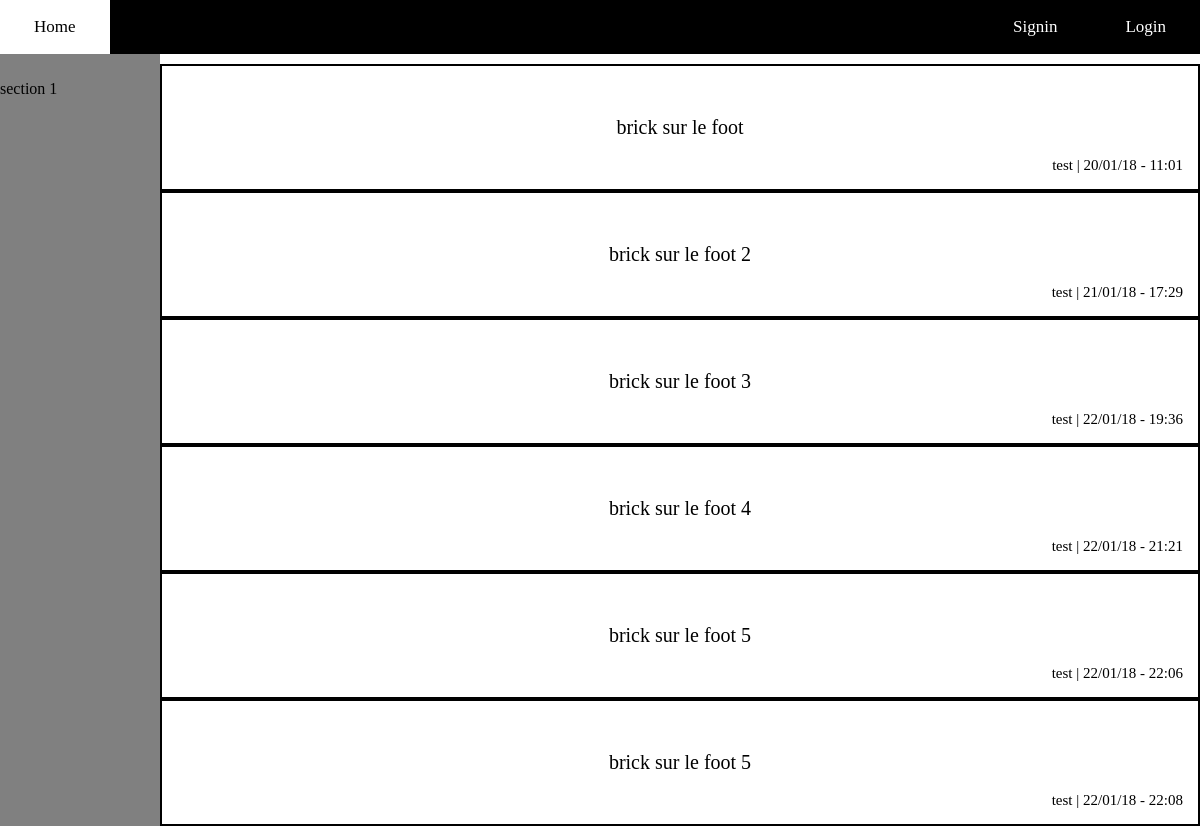
Page /football on the earlier database version.
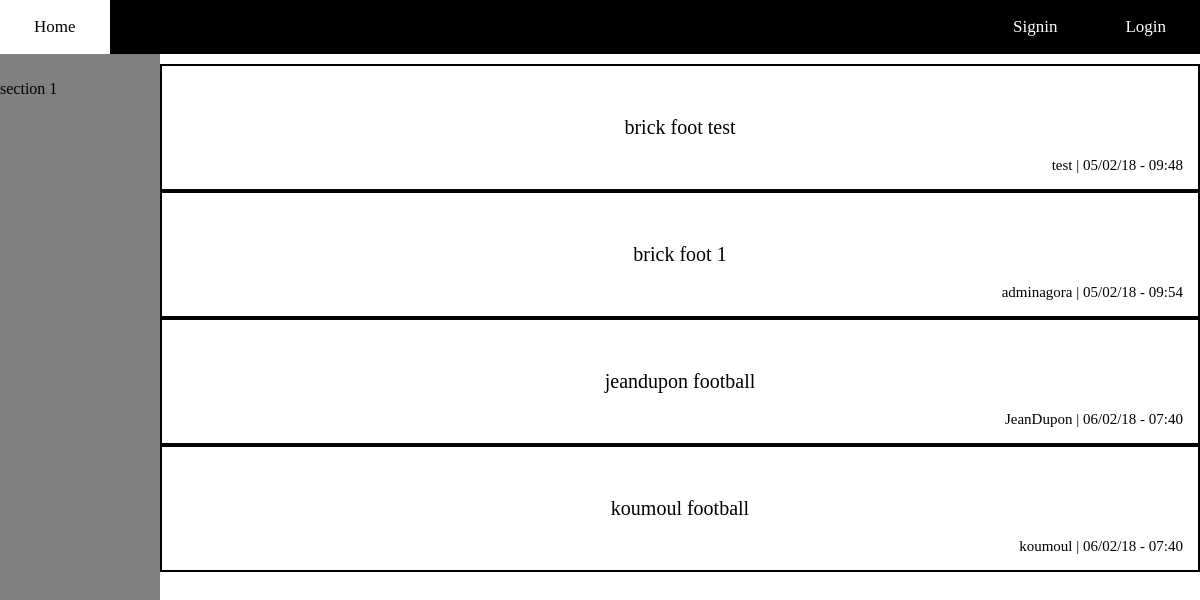
Same page on the later database version.
### wall/models.py (models this page shows)
class UserBrick(models.Model):
    text =  models.TextField(max_length=400, blank=True, null=True)
    url =   models.URLField(blank=True, null=True)
    image = models.ImageField(blank=True, null=True)
    date =  models.DateField(auto_now_add=True, blank=True)
    time =  models.TimeField(auto_now_add=True, blank=True)
    uuid  =  models.UUIDField(default=uuid.uuid4, editable=False)
    autor = models.CharField(max_length=40)
    sport_name = models.CharField(max_length=40)

### sportpage/views.py (the view, shortened to what this page needs)
# urls.py: url(r'^' + sport_name_re + '$', SportView.as_view(), name='sport'),
class SportView(View):
    form_class = UserPostForm
    initial = {'text':'',}
    def get(self, request, sport_name):
        form = self.form_class(initial=self.initial)
        bricks = UserBrick.objects.filter(sport_name=sport_name)
        return render(request, 'sportpage/sport.html', {'sport_name': sport_name, 'form': form, 'bricks': bricks,})

### sportpage/templates/sportpage/sport.html (shortened to what this page needs)
<!DOCTYPE html>
{% extends 'base.html'%}
{% load static %}
	{% block extra_head %}
	<link rel="stylesheet" href="{% static "sportpage/style.css" %}"/>
	<link rel="stylesheet" href="{% static "wall/style.css" %}"/>
	{% endblock %}
	{% block content %}
	<div class="container">
		<section class="section1">
			<p style="padding-top: 4em">section 1</p>
		</section>
		<section class="section2">
			<div class="wallcont" >
				{% block wall %}
				{% include "wall/wall.html" with bricks=bricks %}
				{% endblock %}
			</div>
		</section>
	</div>
	{% endblock %}

### wall/templates/wall/wall.html
{% block wall %}
{% for brick in bricks %}
<div class="brick">
  <div class="text">{{ brick.text }}</div>
  <div class="autor">{{ brick.autor }} | {{ brick.date|date:"d/m/y" }} - {{ brick.time|time:"H:i" }}</div>
</div>
{% endfor %}
{% endblock %}

Differences in the rows shown:
removed UserBrick: text "brick sur le foot", autor "test", date "20/01/18", time "11:01"
removed UserBrick: text "brick sur le foot 2", autor "test", date "21/01/18", time "17:29"
removed UserBrick: text "brick sur le foot 3", autor "test", date "22/01/18", time "19:36"
removed UserBrick: text "brick sur le foot 4", autor "test", date "22/01/18", time "21:21"
removed UserBrick: text "brick sur le foot 5", autor "test", date "22/01/18", time "22:06"
removed UserBrick: text "brick sur le foot 5", autor "test", date "22/01/18", time "22:08"
added UserBrick: text "brick foot test", autor "test", date "05/02/18", time "09:48"
added UserBrick: text "brick foot 1", autor "adminagora", date "05/02/18", time "09:54"
added UserBrick: text "jeandupon football", autor "JeanDupon", date "06/02/18", time "07:40"
added UserBrick: text "koumoul football", autor "koumoul", date "06/02/18", time "07:40"
